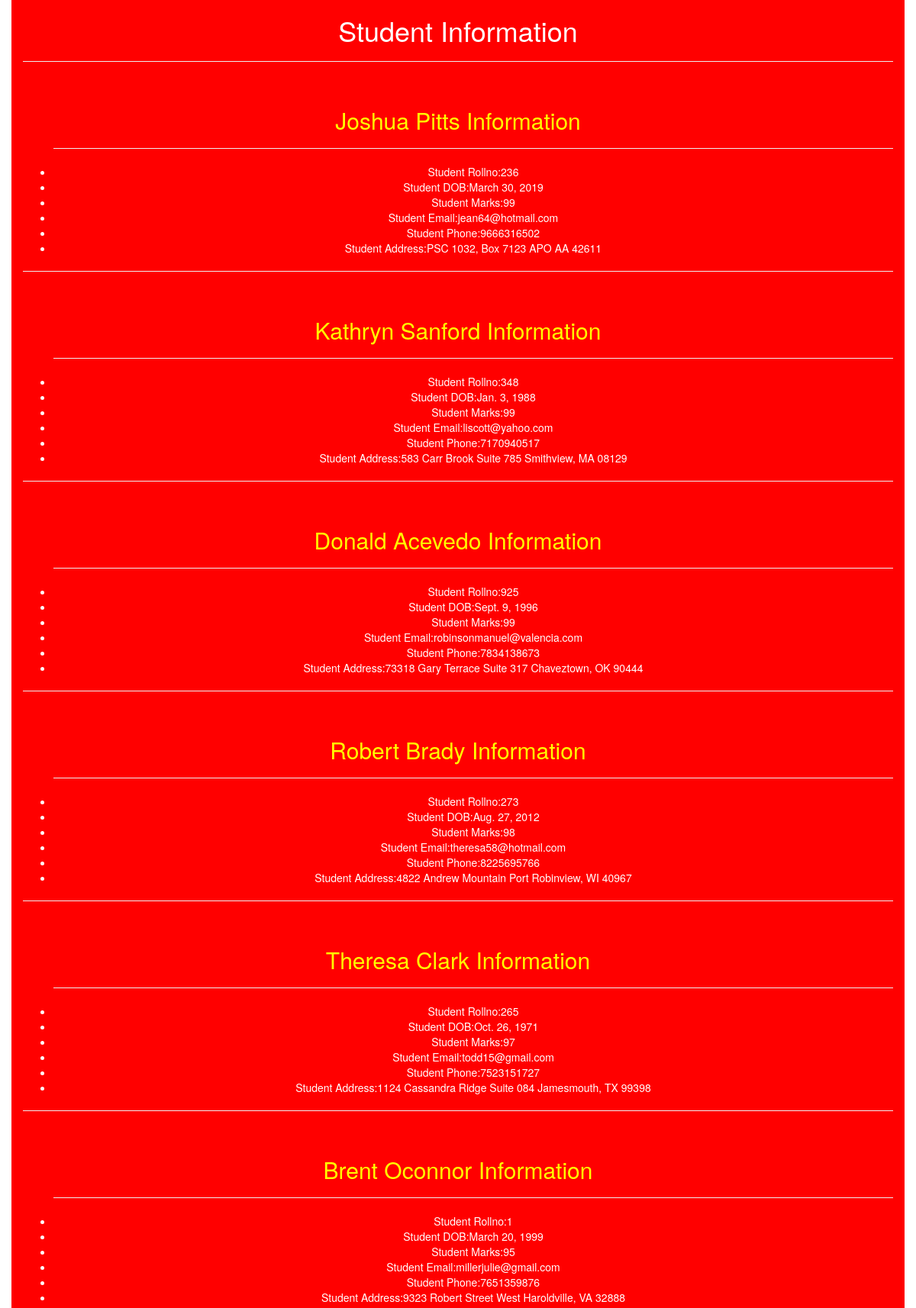
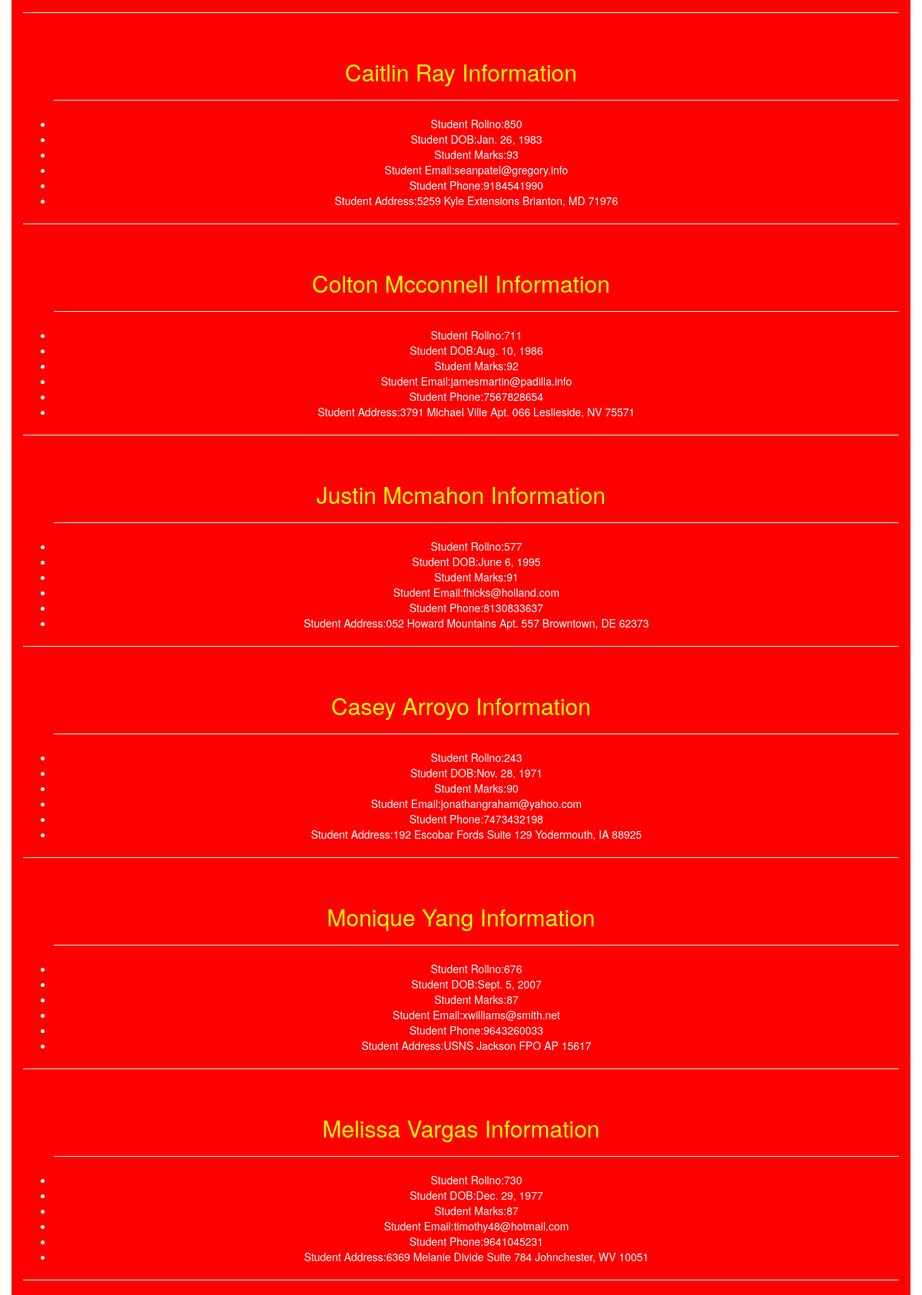
The page / (upper part) on the database its author committed (2 pictures, top to bottom).
### testapp/models.py (models this page shows)
class Student(models.Model):
    rollno = models.IntegerField()
    name = models.CharField(max_length=30)
    dob = models.DateField()
    marks = models.IntegerField()
    email = models.EmailField()
    phonenumber = models.IntegerField()
    address = models.TextField()

### testapp/views.py (the view)
# urls.py: path('',views.home_page_view)
def home_page_view(request):
    students=Student.objects.all().order_by('-marks') # descending order
    return render(request,'testapp/index.html',{'students':students})

### templates/testapp/index.html (shortened to what this page needs)
<!DOCTYPE html>
{% load static %}
<html lang="en">
<head>
    <link rel="stylesheet" href="https://stackpath.bootstrapcdn.com/bootstrap/3.4.1/css/bootstrap.min.css">
    <link rel="stylesheet" href='{% static "css/sinfo.css"%}'>
</head>
<body>
    <div class="container" align='center'>
        <h1>Student Information</h1><hr><br>
        {% if students %}
            {% for student in students %}
                <h2>{{student.name}} Information</h2>
                <ul><hr>
                    <li>Student Rollno:{{student.rollno}}</li>
                    <li>Student DOB:{{student.dob}}</li>
                    <li>Student Marks:{{student.marks}}</li>
                    <li>Student Email:{{student.email}}</li>
                    <li>Student Phone:{{student.phonenumber}}</li>
                    <li>Student Address:{{student.address}}</li>
                </ul><hr>
                <br>
            {% endfor %}
        {% else %}
                <p>Student Records are not available</p>
        {% endif %}
    </div>
</body>
</html>

### static/css/sinfo.css (style rules this page uses)
body .container { background: red; color:white; }
h1 { text-align: center; }
h2 { color: yellow; }

### rows shown on the page
Student: name "Joshua Pitts", rollno "236", dob "March 30, 2019", marks "99", email "jean64@hotmail.com", phonenumber "9666316502", address "PSC 1032, Box 7123 APO AA 42611"
Student: name "Kathryn Sanford", rollno "348", dob "Jan. 3, 1988", marks "99", email "liscott@yahoo.com", phonenumber "7170940517", address "583 Carr Brook Suite 785 Smithview, MA 08129"
Student: name "Donald Acevedo", rollno "925", dob "Sept. 9, 1996", marks "99", email "robinsonmanuel@valencia.com", phonenumber "7834138673", address "73318 Gary Terrace Suite 317 Chaveztown, OK 90444"
Student: name "Robert Brady", rollno "273", dob "Aug. 27, 2012", marks "98", email "theresa58@hotmail.com", phonenumber "8225695766", address "4822 Andrew Mountain Port Robinview, WI 40967"
Student: name "Theresa Clark", rollno "265", dob "Oct. 26, 1971", marks "97", email "todd15@gmail.com", phonenumber "7523151727", address "1124 Cassandra Ridge Suite 084 Jamesmouth, TX 99398"
Student: name "Brent Oconnor", rollno "1", dob "March 20, 1999", marks "95", email "millerjulie@gmail.com", phonenumber "7651359876", address "9323 Robert Street West Haroldville, VA 32888"
Student: name "Caitlin Ray", rollno "850", dob "Jan. 26, 1983", marks "93", email "seanpatel@gregory.info", phonenumber "9184541990", address "5259 Kyle Extensions Brianton, MD 71976"
Student: name "Colton Mcconnell", rollno "711", dob "Aug. 10, 1986", marks "92", email "jamesmartin@padilla.info", phonenumber "7567828654", address "3791 Michael Ville Apt. 066 Leslieside, NV 75571"
Student: name "Justin Mcmahon", rollno "577", dob "June 6, 1995", marks "91", email "fhicks@holland.com", phonenumber "8130833637", address "052 Howard Mountains Apt. 557 Browntown, DE 62373"
Student: name "Casey Arroyo", rollno "243", dob "Nov. 28, 1971", marks "90", email "jonathangraham@yahoo.com", phonenumber "7473432198", address "192 Escobar Fords Suite 129 Yodermouth, IA 88925"
Student: name "Monique Yang", rollno "676", dob "Sept. 5, 2007", marks "87", email "xwilliams@smith.net", phonenumber "9643260033", address "USNS Jackson FPO AP 15617"
Student: name "Melissa Vargas", rollno "730", dob "Dec. 29, 1977", marks "87", email "timothy48@hotmail.com", phonenumber "9641045231", address "6369 Melanie Divide Suite 784 Johnchester, WV 10051"
